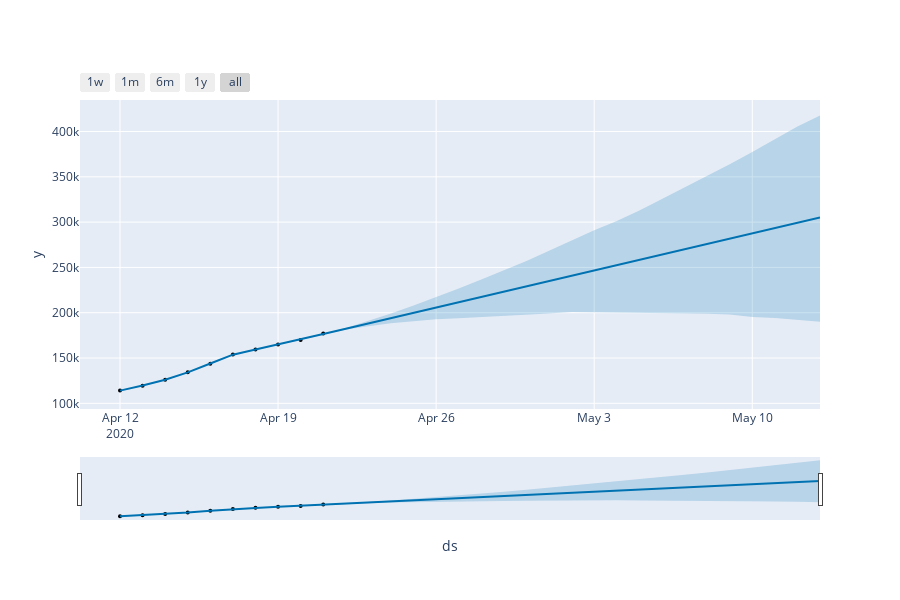

Source (notebook cell):
### Markdown cell above
Para poder ver los componentes del pronóstico, usaremos plot_plotly

### Code cell
fig = plot_plotly(m, forecast)
py.iplot(fig) 
fig = m.plot(forecast,xlabel='Date',ylabel='Deaths Count')
